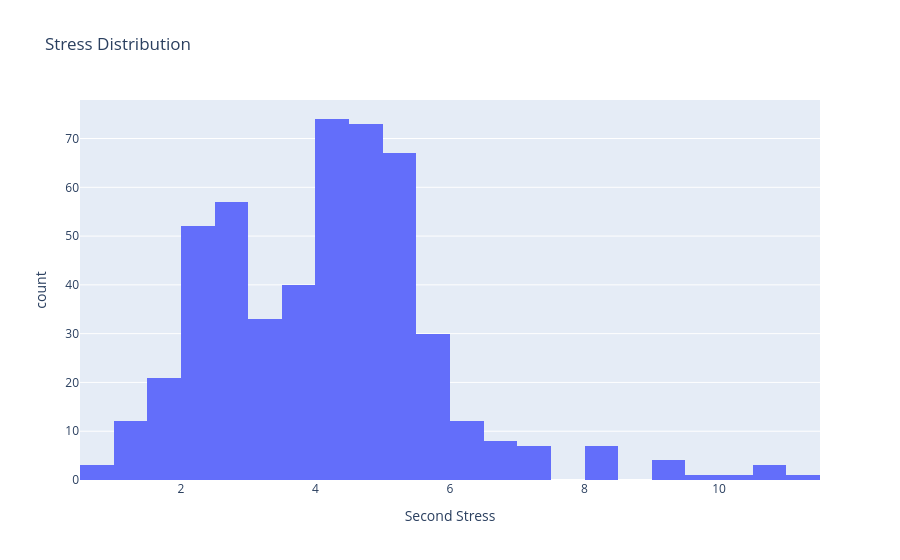

The cell this chart's notebook holds for it:
### Code cell
fig = px.histogram(df, x="Second Stress", title="Stress Distribution")
fig.show()

### Figure 1 — Plotly figure (JSON) as saved in the notebook; plotly's stock layout.template omitted (floating-point values rounded to 4 significant figures; data arrays with more than 128 entries replaced by an {"elided": "..."} marker saying what was removed)
{"data": [{"bingroup": "x", "hovertemplate": "Second Stress=%{x}<br>count=%{y}<extra></extra>", "legendgroup": "", "marker": {"color": "#636efa", "pattern": {"shape": ""}}, "name": "", "orientation": "v", "showlegend": false, "type": "histogram", "x": {"elided": "506 float values"}, "xaxis": "x", "yaxis": "y"}], "layout": {"barmode": "relative", "legend": {"tracegroupgap": 0}, "title": {"text": "Stress Distribution"}, "xaxis": {"anchor": "y", "domain": [0, 1], "title": {"text": "Second Stress"}}, "yaxis": {"anchor": "x", "domain": [0, 1], "title": {"text": "count"}}}}
